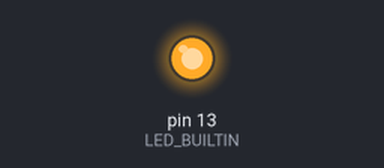
Bench run of a sketch on a simulated Arduino Uno, built with avr-gcc and run on an emulated ATmega328P. On the bench: output pins drawn as LEDs (lit = HIGH).

Above: at 0.2 s.
At 24.0 s:
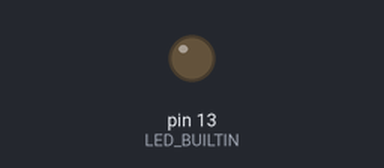
Timing chart, 0 to 32.5 s (numbered marks = the images above):
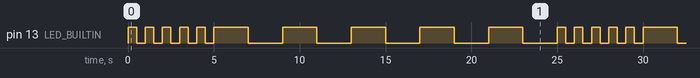

The sketch:

my_blink.ino
```cpp
void setup() {
    // initialize digital pin LED_BUILTIN as an output.
    pinMode(LED_BUILTIN, OUTPUT);
}

// the loop function runs over and over again forever
void loop() {

    for (int i = 0; i < 10; i++) {

        if (i < 5) {

            digitalWrite(LED_BUILTIN, HIGH);   // turn the LED on (HIGH is the voltage level)
            delay(500);                        // wait for a half second
            digitalWrite(LED_BUILTIN, LOW);    // turn the LED off by making the voltage LOW
            delay(500);                        // wait for a half second

        } else {

            digitalWrite(LED_BUILTIN, HIGH);   // turn the LED on (HIGH is the voltage level)
            delay(2000);                       // wait for two second
            digitalWrite(LED_BUILTIN, LOW);    // turn the LED off by making the voltage LOW
            delay(2000);                       // wait for two second

        }
    }
}
```

Measured:
- by itself, pin 13 (LED_BUILTIN): repeats every 25.0 s: 4 × (LOW 0.50 s, HIGH 0.50 s), LOW 0.50 s, 5 × (HIGH 2.0 s, LOW 2.0 s), HIGH 0.50 s
- by itself, everything shown: repeats every 25.0 s, in 20 steps
